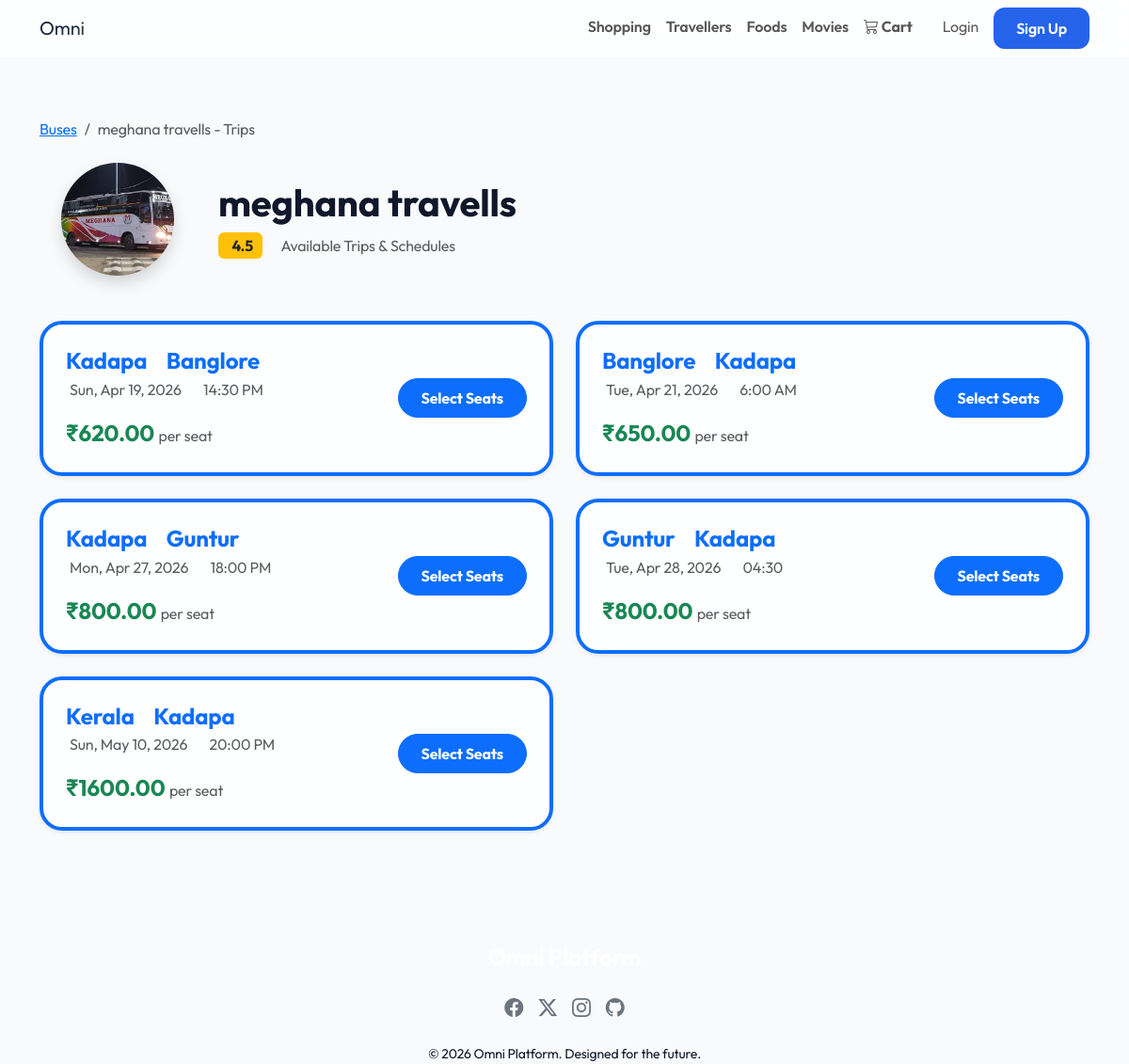
Screenshot of /travellers/bus/2/trips/ with the database file from the repository.
### travellers/models.py (models this page shows, shortened)
class Bus(models.Model):
    name = models.CharField(max_length=100)
    rating = models.DecimalField(max_digits=3, decimal_places=1, default=0.0)
    image = models.ImageField(upload_to='buses/', blank=True, null=True)

class Trip(models.Model):
    bus = models.ForeignKey(Bus, related_name='trips', on_delete=models.CASCADE, null=True)
    source = models.CharField(max_length=100)
    destination = models.CharField(max_length=100)
    departure_date = models.DateField(default=timezone.now)
    timing_shift = models.CharField(max_length=100, help_text="e.g. 6:00 AM, Morning, Night")
    arrival_time = models.DateTimeField(null=True, blank=True)
    price_per_seat = models.DecimalField(max_digits=8, decimal_places=2)
    total_seats = models.IntegerField(default=40)

### travellers/views.py (the view)
# urls.py: path('bus/<int:bus_id>/trips/', views.bus_trips, name='bus_trips'),
def bus_trips(request, bus_id):
    bus = get_object_or_404(Bus, pk=bus_id)
    BusSeat.objects.filter(trip__bus=bus, lock_expires_at__lt=timezone.now()).update(is_booked=False, locked_by=None, lock_expires_at=None)
    BusSeat.objects.filter(trip__bus=bus, trip__arrival_time__lt=timezone.now()).update(is_booked=False, locked_by=None, lock_expires_at=None)
    trips = bus.trips.filter(departure_date__gte=timezone.now().date()).order_by('departure_date', 'timing_shift')
    return render(request, 'travellers/bus_trips.html', {'bus': bus, 'trips': trips})

### templates/travellers/bus_trips.html (shortened to what this page needs)
{% extends 'base.html' %}
{% block content %}
<div class="container py-5">
    <nav aria-label="breadcrumb" class="mb-4">
        <ol class="breadcrumb">
            <li class="breadcrumb-item"><a href="{% url 'bus_list' %}">Buses</a></li>
            <li class="breadcrumb-item active" aria-current="page">{{ bus.name }} - Trips</li>
        </ol>
    </nav>
    <div class="row align-items-center mb-5">
        <div class="col-md-2 text-center">
            {% if bus.image %}
            <img src="{{ bus.image.url }}" class="rounded-circle shadow" style="width: 120px; height: 120px; object-fit: cover;">
            {% else %}
            <div class="bg-primary rounded-circle shadow d-flex align-items-center justify-content-center text-white mx-auto" style="width: 120px; height: 120px;">
                <i class="fas fa-bus fa-3x"></i>
            </div>
            {% endif %}
        </div>
        <div class="col-md-10">
            <h1 class="fw-bold mb-2">{{ bus.name }}</h1>
            <div>
                <span class="badge bg-warning text-dark fs-6">{{ bus.rating }}</span>
                <span class="ms-3 text-muted">Available Trips & Schedules</span>
            </div>
        </div>
    </div>
    <div class="row">
        {% for trip in trips %}
        <div class="col-md-6 mb-4">
            <div class="glass-card shadow-sm border-start border-primary border-4 p-4">
                <div class="row align-items-center">
                    <div class="col-sm-8">
                        <h4 class="fw-bold mb-1 text-primary">{{ trip.source }}  {{ trip.destination }}</h4>
                        <div class="mb-3">
                            <span class="me-3 text-muted">{{ trip.departure_date|date:"D, M d, Y" }}</span>
                            <span class="text-muted">{{ trip.timing_shift }}</span>
                        </div>
                        <p class="mb-0 text-success fw-bold fs-4">₹{{ trip.price_per_seat }} <span class="text-muted fs-6 fw-normal">per seat</span></p>
                    </div>
                    <div class="col-sm-4 text-sm-end mt-3 mt-sm-0">
                        <a href="{% url 'book_bus' trip.id %}" class="btn btn-primary rounded-pill px-4 py-2 fw-bold">Select Seats</a>
                    </div>
                </div>
            </div>
        </div>
        {% endfor %}
    </div>
</div>
{% endblock %}

### static/css/style.css (style rules this page uses)
:root { --primary-gradient: linear-gradient(135deg, #0f172a, #334155); --accent-gradient: linear-gradient(135deg, #e52e71, #8e2de2); --glass-bg: rgba(255, 255, 255, 0.85); --glass-border: rgba(255, 255, 255, 0.5); --card-shadow: 0 4px 6px -1px rgba(0, 0, 0, 0.1), 0 2px 4px -1px rgba(0, 0, 0, 0.06); --accent-color: #2563eb; --text-main: #0f172a; --text-muted: #475569; --bg-main: #f8fafc; --nav-height: 72px; --bottom-nav-height: 70px; }
body { background-color: var(--bg-main); font-family: 'Outfit', 'Inter', sans-serif; min-height: 100vh; display: flex; flex-direction: column; color: var(--text-main); letter-spacing: -0.01em; }
.glass-card { background: var(--glass-bg); backdrop-filter: blur(15px); -webkit-backdrop-filter: blur(15px); border: 1px solid var(--glass-border); border-radius: 24px; box-shadow: var(--card-shadow); transition: transform 0.3s ease, box-shadow 0.3s ease; overflow: hidden; }

### rows the page displays
Bus: name "meghana travells", image (picture), rating "4.5"
Trip: source "Kadapa", destination "Banglore", departure_date "Sun, Apr 19, 2026", timing_shift "14:30 PM", price_per_seat "620.00"
Trip: source "Banglore", destination "Kadapa", departure_date "Tue, Apr 21, 2026", timing_shift "6:00 AM", price_per_seat "650.00"
Trip: source "Kadapa", destination "Guntur", departure_date "Mon, Apr 27, 2026", timing_shift "18:00 PM", price_per_seat "800.00"
Trip: source "Guntur", destination "Kadapa", departure_date "Tue, Apr 28, 2026", timing_shift "04:30", price_per_seat "800.00"
Trip: source "Kerala", destination "Kadapa", departure_date "Sun, May 10, 2026", timing_shift "20:00 PM", price_per_seat "1600.00"
